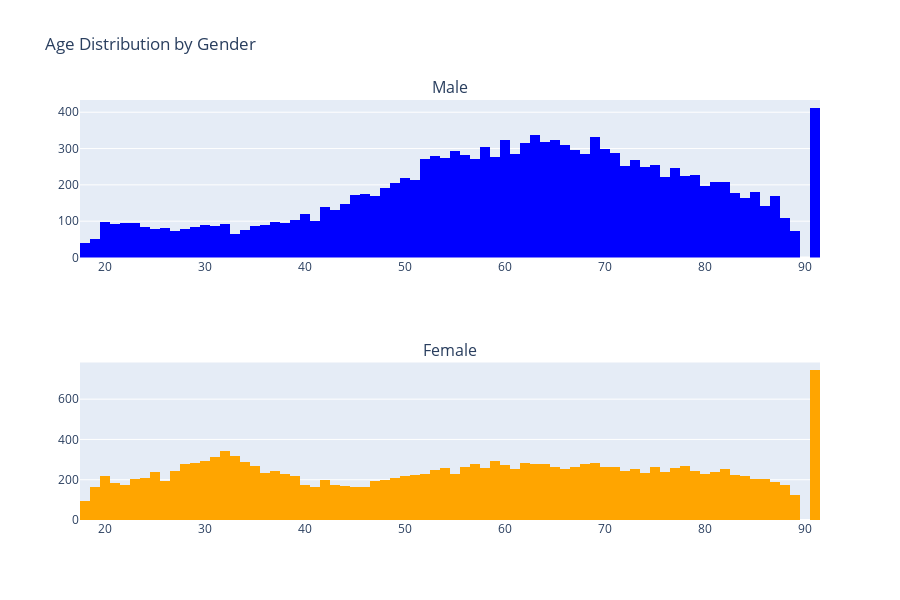

The cell this chart's notebook holds for it:
### Markdown cell above
## 7. Bivariate Analysis

### Code cell
def plot_age_distribution_by_gender(df, age_col='anchor_age', gender_col='gender'):
    male = df[df[gender_col] == 'M'][age_col]
    female = df[df[gender_col] == 'F'][age_col]
    fig = make_subplots(rows=2, cols=1, subplot_titles=['Male', 'Female'])
    fig.add_trace(go.Histogram(x=male, name='Male', marker_color='blue'), row=1, col=1)
    fig.add_trace(go.Histogram(x=female, name='Female', marker_color='orange'), row=2, col=1)
    fig.update_layout(height=600, title='Age Distribution by Gender', showlegend=False)
    fig.show()

plot_age_distribution_by_gender(data)

def plot_age_disease_corr(df, age_col, disease_cols):
    corr_values = {col: df[age_col].corr(df[col]) for col in disease_cols}
    corr_df = pd.DataFrame(corr_values.items(), columns=['Disease', 'Correlation'])
    corr_df.sort_values('Correlation', inplace=True)
    fig = px.bar(corr_df, x='Disease', y='Correlation', title='Age vs. Disease Correlation')
    fig.show()

plot_age_disease_corr(data, 'anchor_age', disease_columns)

### Figure 1 — Plotly figure (JSON) as saved in the notebook; plotly's stock layout.template omitted (floating-point values rounded to 4 significant figures; data arrays with more than 128 entries replaced by an {"elided": "..."} marker saying what was removed)
{"data": [{"marker": {"color": "blue"}, "name": "Male", "type": "histogram", "x": {"elided": "13763 int values"}, "xaxis": "x", "yaxis": "y"}, {"marker": {"color": "orange"}, "name": "Female", "type": "histogram", "x": {"elided": "17579 int values"}, "xaxis": "x2", "yaxis": "y2"}], "layout": {"annotations": [{"font": {"size": 16}, "showarrow": false, "text": "Male", "x": 0.5, "xanchor": "center", "xref": "paper", "y": 1, "yanchor": "bottom", "yref": "paper"}, {"font": {"size": 16}, "showarrow": false, "text": "Female", "x": 0.5, "xanchor": "center", "xref": "paper", "y": 0.375, "yanchor": "bottom", "yref": "paper"}], "height": 600, "showlegend": false, "title": {"text": "Age Distribution by Gender"}, "xaxis": {"anchor": "y", "domain": [0, 1]}, "xaxis2": {"anchor": "y2", "domain": [0, 1]}, "yaxis": {"anchor": "x", "domain": [0.625, 1]}, "yaxis2": {"anchor": "x2", "domain": [0, 0.375]}}}
